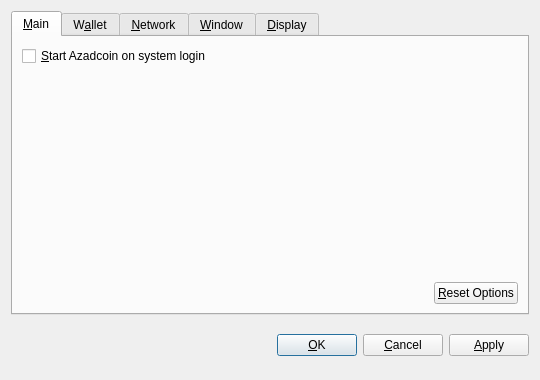
<?xml version="1.0" encoding="UTF-8"?>
<ui version="4.0">
 <class>OptionsDialog</class>
 <widget class="QDialog" name="OptionsDialog">
  <property name="geometry">
   <rect>
    <x>0</x>
    <y>0</y>
    <width>540</width>
    <height>380</height>
   </rect>
  </property>
  <property name="windowTitle">
   <string>Options</string>
  </property>
  <property name="modal">
   <bool>true</bool>
  </property>
  <layout class="QVBoxLayout" name="verticalLayout">
   <item>
    <widget class="QTabWidget" name="tabWidget">
     <property name="tabPosition">
      <enum>QTabWidget::North</enum>
     </property>
     <property name="currentIndex">
      <number>0</number>
     </property>
     <widget class="QWidget" name="tabMain">
      <attribute name="title">
       <string>&amp;Main</string>
      </attribute>
      <layout class="QVBoxLayout" name="verticalLayout_Main">
       <item>
        <widget class="QCheckBox" name="bitcoinAtStartup">
         <property name="toolTip">
          <string>Automatically start Azadcoin after logging in to the system.</string>
         </property>
         <property name="text">
          <string>&amp;Start Azadcoin on system login</string>
         </property>
        </widget>
       </item>
       <item>
        <spacer name="verticalSpacer_Main">
         <property name="orientation">
          <enum>Qt::Vertical</enum>
         </property>
         <property name="sizeHint" stdset="0">
          <size>
           <width>20</width>
           <height>40</height>
          </size>
         </property>
        </spacer>
       </item>
       <item>
        <layout class="QHBoxLayout" name="horizontalLayout_2_Main">
         <item>
          <spacer name="horizontalSpacer_2_Main">
           <property name="orientation">
            <enum>Qt::Horizontal</enum>
           </property>
           <property name="sizeHint" stdset="0">
            <size>
             <width>40</width>
             <height>20</height>
            </size>
           </property>
          </spacer>
         </item>
         <item>
          <widget class="QPushButton" name="resetButton">
           <property name="toolTip">
            <string>Reset all client options to default.</string>
           </property>
           <property name="text">
            <string>&amp;Reset Options</string>
           </property>
           <property name="autoDefault">
            <bool>false</bool>
           </property>
          </widget>
         </item>
        </layout>
       </item>
      </layout>
     </widget>
     <widget class="QWidget" name="tabWallet">
      <attribute name="title">
       <string>W&amp;allet</string>
      </attribute>
      <layout class="QVBoxLayout" name="verticalLayout_Network">
       <item>
        <widget class="QLabel" name="transactionFeeInfoLabel">
         <property name="text">
          <string>Optional transaction fee per kB that helps make sure your transactions are processed quickly. Most transactions are 1 kB.</string>
         </property>
         <property name="textFormat">
          <enum>Qt::PlainText</enum>
         </property>
         <property name="wordWrap">
          <bool>true</bool>
         </property>
        </widget>
       </item>
       <item>
        <layout class="QHBoxLayout" name="horizontalLayout_1_Main">
         <item>
          <widget class="QLabel" name="transactionFeeLabel">
           <property name="text">
            <string>Pay transaction &amp;fee</string>
           </property>
           <property name="textFormat">
            <enum>Qt::PlainText</enum>
           </property>
           <property name="buddy">
            <cstring>transactionFee</cstring>
           </property>
          </widget>
         </item>
         <item>
          <widget class="BitcoinAmountField" name="transactionFee"/>
         </item>
         <item>
          <spacer name="horizontalSpacer_1_Main">
           <property name="orientation">
            <enum>Qt::Horizontal</enum>
           </property>
           <property name="sizeHint" stdset="0">
            <size>
             <width>40</width>
             <height>20</height>
            </size>
           </property>
          </spacer>
         </item>
        </layout>
       </item>
       <item>
        <widget class="QLabel" name="label">
         <property name="text">
          <string>If you disable the spending of unconfirmed change, the change from a transaction cannot be used until that transaction has at least one confirmation. This also affects how your balance is computed.</string>
         </property>
         <property name="wordWrap">
          <bool>true</bool>
         </property>
        </widget>
       </item>
       <item>
        <widget class="QCheckBox" name="spendZeroConfChange">
         <property name="text">
          <string>Spend unconfirmed change  (experts only)</string>
         </property>
        </widget>
       </item>
       <item>
        <spacer name="verticalSpacer">
         <property name="orientation">
          <enum>Qt::Vertical</enum>
         </property>
         <property name="sizeHint" stdset="0">
          <size>
           <width>20</width>
           <height>40</height>
          </size>
         </property>
        </spacer>
       </item>
      </layout>
     </widget>
     <widget class="QWidget" name="tabNetwork">
      <attribute name="title">
       <string>&amp;Network</string>
      </attribute>
      <layout class="QVBoxLayout" name="verticalLayout_Network">
       <item>
        <widget class="QCheckBox" name="mapPortUpnp">
         <property name="toolTip">
          <string>Automatically open the Azadcoin client port on the router. This only works when your router supports UPnP and it is enabled.</string>
         </property>
         <property name="text">
          <string>Map port using &amp;UPnP</string>
         </property>
        </widget>
       </item>
       <item>
        <widget class="QCheckBox" name="connectSocks">
         <property name="toolTip">
          <string>Connect to the Azadcoin network through a SOCKS proxy (e.g. when connecting through Tor).</string>
         </property>
         <property name="text">
          <string>&amp;Connect through SOCKS proxy:</string>
         </property>
        </widget>
       </item>
       <item>
        <layout class="QHBoxLayout" name="horizontalLayout_Network">
         <item>
          <widget class="QLabel" name="proxyIpLabel">
           <property name="text">
            <string>Proxy &amp;IP:</string>
           </property>
           <property name="textFormat">
            <enum>Qt::PlainText</enum>
           </property>
           <property name="buddy">
            <cstring>proxyIp</cstring>
           </property>
          </widget>
         </item>
         <item>
          <widget class="QValidatedLineEdit" name="proxyIp">
           <property name="maximumSize">
            <size>
             <width>140</width>
             <height>16777215</height>
            </size>
           </property>
           <property name="toolTip">
            <string>IP address of the proxy (e.g. 127.0.0.1)</string>
           </property>
          </widget>
         </item>
         <item>
          <widget class="QLabel" name="proxyPortLabel">
           <property name="text">
            <string>&amp;Port:</string>
           </property>
           <property name="textFormat">
            <enum>Qt::PlainText</enum>
           </property>
           <property name="buddy">
            <cstring>proxyPort</cstring>
           </property>
          </widget>
         </item>
         <item>
          <widget class="QLineEdit" name="proxyPort">
           <property name="maximumSize">
            <size>
             <width>55</width>
             <height>16777215</height>
            </size>
           </property>
           <property name="toolTip">
            <string>Port of the proxy (e.g. 9050)</string>
           </property>
          </widget>
         </item>
         <item>
          <widget class="QLabel" name="socksVersionLabel">
           <property name="text">
            <string>SOCKS &amp;Version:</string>
           </property>
           <property name="textFormat">
            <enum>Qt::PlainText</enum>
           </property>
           <property name="buddy">
            <cstring>socksVersion</cstring>
           </property>
          </widget>
         </item>
         <item>
          <widget class="QValueComboBox" name="socksVersion">
           <property name="toolTip">
            <string>SOCKS version of the proxy (e.g. 5)</string>
           </property>
          </widget>
         </item>
         <item>
          <spacer name="horizontalSpacer_Network">
           <property name="orientation">
            <enum>Qt::Horizontal</enum>
           </property>
           <property name="sizeHint" stdset="0">
            <size>
             <width>40</width>
             <height>20</height>
            </size>
           </property>
          </spacer>
         </item>
        </layout>
       </item>
       <item>
        <spacer name="verticalSpacer_Network">
         <property name="orientation">
          <enum>Qt::Vertical</enum>
         </property>
         <property name="sizeHint" stdset="0">
          <size>
           <width>20</width>
           <height>40</height>
          </size>
         </property>
        </spacer>
       </item>
      </layout>
     </widget>
     <widget class="QWidget" name="tabWindow">
      <attribute name="title">
       <string>&amp;Window</string>
      </attribute>
      <layout class="QVBoxLayout" name="verticalLayout_Window">
       <item>
        <widget class="QCheckBox" name="minimizeToTray">
         <property name="toolTip">
          <string>Show only a tray icon after minimizing the window.</string>
         </property>
         <property name="text">
          <string>&amp;Minimize to the tray instead of the taskbar</string>
         </property>
        </widget>
       </item>
       <item>
        <widget class="QCheckBox" name="minimizeOnClose">
         <property name="toolTip">
          <string>Minimize instead of exit the application when the window is closed. When this option is enabled, the application will be closed only after selecting Quit in the menu.</string>
         </property>
         <property name="text">
          <string>M&amp;inimize on close</string>
         </property>
        </widget>
       </item>
       <item>
        <spacer name="verticalSpacer_Window">
         <property name="orientation">
          <enum>Qt::Vertical</enum>
         </property>
         <property name="sizeHint" stdset="0">
          <size>
           <width>20</width>
           <height>40</height>
          </size>
         </property>
        </spacer>
       </item>
      </layout>
     </widget>
     <widget class="QWidget" name="tabDisplay">
      <attribute name="title">
       <string>&amp;Display</string>
      </attribute>
      <layout class="QVBoxLayout" name="verticalLayout_Display">
       <item>
        <layout class="QHBoxLayout" name="horizontalLayout_1_Display">
         <item>
          <widget class="QLabel" name="langLabel">
           <property name="text">
            <string>User Interface &amp;language:</string>
           </property>
           <property name="textFormat">
            <enum>Qt::PlainText</enum>
           </property>
           <property name="buddy">
            <cstring>lang</cstring>
           </property>
          </widget>
         </item>
         <item>
          <widget class="QValueComboBox" name="lang">
           <property name="toolTip">
            <string>The user interface language can be set here. This setting will take effect after restarting Azadcoin.</string>
           </property>
          </widget>
         </item>
        </layout>
       </item>
       <item>
        <layout class="QHBoxLayout" name="horizontalLayout_2_Display">
         <item>
          <widget class="QLabel" name="unitLabel">
           <property name="text">
            <string>&amp;Unit to show amounts in:</string>
           </property>
           <property name="textFormat">
            <enum>Qt::PlainText</enum>
           </property>
           <property name="buddy">
            <cstring>unit</cstring>
           </property>
          </widget>
         </item>
         <item>
          <widget class="QValueComboBox" name="unit">
           <property name="toolTip">
            <string>Choose the default subdivision unit to show in the interface and when sending coins.</string>
           </property>
          </widget>
         </item>
        </layout>
       </item>
       <item>
        <widget class="QCheckBox" name="displayAddresses">
         <property name="toolTip">
          <string>Whether to show Azadcoin addresses in the transaction list or not.</string>
         </property>
         <property name="text">
          <string>&amp;Display addresses in transaction list</string>
         </property>
        </widget>
       </item>
       <item>
        <widget class="QCheckBox" name="coinControlFeatures">
         <property name="toolTip">
          <string>Whether to show coin control features or not.</string>
         </property>
         <property name="text">
          <string>Display coin &amp;control features (experts only!)</string>
         </property>
        </widget>
       </item>
       <item>
        <spacer name="verticalSpacer_Display">
         <property name="orientation">
          <enum>Qt::Vertical</enum>
         </property>
         <property name="sizeHint" stdset="0">
          <size>
           <width>20</width>
           <height>40</height>
          </size>
         </property>
        </spacer>
       </item>
      </layout>
     </widget>
    </widget>
   </item>
   <item>
    <layout class="QHBoxLayout" name="horizontalLayout_Buttons">
     <item>
      <spacer name="horizontalSpacer_1">
       <property name="orientation">
        <enum>Qt::Horizontal</enum>
       </property>
       <property name="sizeHint" stdset="0">
        <size>
         <width>40</width>
         <height>48</height>
        </size>
       </property>
      </spacer>
     </item>
     <item>
      <widget class="QLabel" name="statusLabel">
       <property name="font">
        <font>
         <weight>75</weight>
         <bold>true</bold>
        </font>
       </property>
       <property name="text">
        <string/>
       </property>
       <property name="textFormat">
        <enum>Qt::PlainText</enum>
       </property>
       <property name="wordWrap">
        <bool>true</bool>
       </property>
      </widget>
     </item>
     <item>
      <spacer name="horizontalSpacer_2">
       <property name="orientation">
        <enum>Qt::Horizontal</enum>
       </property>
       <property name="sizeHint" stdset="0">
        <size>
         <width>40</width>
         <height>48</height>
        </size>
       </property>
      </spacer>
     </item>
     <item>
      <widget class="QPushButton" name="okButton">
       <property name="text">
        <string>&amp;OK</string>
       </property>
      </widget>
     </item>
     <item>
      <widget class="QPushButton" name="cancelButton">
       <property name="text">
        <string>&amp;Cancel</string>
       </property>
       <property name="autoDefault">
        <bool>false</bool>
       </property>
      </widget>
     </item>
     <item>
      <widget class="QPushButton" name="applyButton">
       <property name="text">
        <string>&amp;Apply</string>
       </property>
       <property name="autoDefault">
        <bool>false</bool>
       </property>
      </widget>
     </item>
    </layout>
   </item>
  </layout>
 </widget>
 <customwidgets>
  <customwidget>
   <class>BitcoinAmountField</class>
   <extends>QSpinBox</extends>
   <header>bitcoinamountfield.h</header>
  </customwidget>
  <customwidget>
   <class>QValueComboBox</class>
   <extends>QComboBox</extends>
   <header>qvaluecombobox.h</header>
  </customwidget>
  <customwidget>
   <class>QValidatedLineEdit</class>
   <extends>QLineEdit</extends>
   <header>qvalidatedlineedit.h</header>
  </customwidget>
 </customwidgets>
 <resources/>
 <connections/>
</ui>
